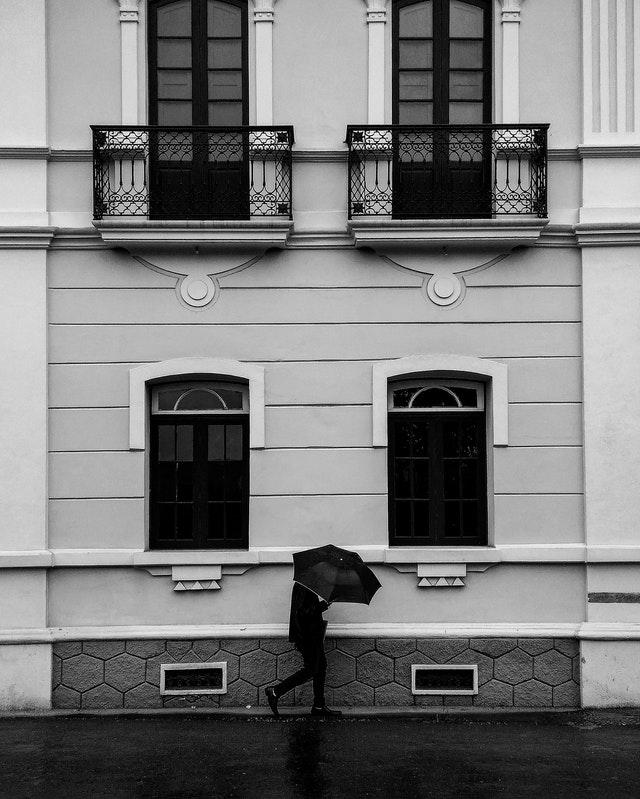
#> input picture docs/LABS/TP 2 Image Filtering/walking.jpg, 640 x 799 px; the run also reads 1 picture not shown here
$ jupyter execute --allow-errors TP2_Image_Filtering.ipynb   (shell and % lines are left out)
#> lines starting #> are read from the running program, lines starting #| are printed output that depends on the picture
# Image Filtering

The main objectives of this module are:

* Implement point filtering with look-up tables.
* Implement region filtering with kernel convolution, morphological operations and edge detection.
* Understand spatial frequency information with the Fourier transform.

## 1. Look-up tables

Look-up tables are a very useful tool to perform simple pixel-level filtering of an image.

Numpy arrays indexing ([see reference here](http://docs.scipy.org/doc/numpy/user/basics.indexing.html)) is a very powerful tool, but can be a bit counter-intuitive at first. We will use it to quickly create and use look-up tables to transform an image.

Look at the short example below.

We construct an image with 4 possible values for each pixel (-> $I(x,y) \in \{0,1,2,3\}$). We then build the following LUT:

|Input value|Output value|
|--|--|
|0|2|
|1|3|
|2|1|
|3|0|

And we apply it on the image.

[cell 1]
import numpy as np
import matplotlib.pyplot as plt
from matplotlib import cm

# Let's create a 3x3 "image" with 4 possible pixel values (in [0,3])
im = np.array([[1,0,2],[2,1,3],[3,3,1]])

# look-up table is a vector of size 4 mapping the new value for the pixels of m
lut = np.array([2,3,1,0]) # maps 0 -> 2, 1 -> 3, 2 -> 1, 3 -> 0

plt.figure(figsize=(8,2))
plt.plot(lut)
plt.title('Look-up table')
plt.show()

# we can use numpy vector indexing to apply the look-up table:
new_im = lut[im] # This will create a new array with the same size as m

plt.figure(figsize=(8,4))
plt.subplot(1,2,1) #supblot is useful to display images side-by-side
plt.imshow(im, cmap=cm.gray)
plt.title('Original')
plt.subplot(1,2,2)
plt.imshow(new_im, cmap=cm.gray)
plt.title('LUT(Original)')
plt.show()

So a LUT for a grayscale image will be a 256-length vector. The first value in this vector will be the "new value to give all pixels that are equal to 0 in the original image".

For inverting a greyscale image, this would mean that we want all 0s to become 255s, all 1s to become 254s, etc...

[cell 2]
# so lut_inv[0] = 255, lut_inv[255] = 0
## -- Your code here -- ##
lut_inv = np.arange(256)[::-1] #creating vector of size 256 with values from 0 to 255 and take the reverse order

**Starting from this example, create the following LUTs** and apply them to the "walking.jpg" image:
1. For inverting an image (so that $0 \rightarrow 255$, $255 \rightarrow 0$)
1. To keep only graylevel such that $g \ge t$, setting all other values to 0.
1. To reduce the number of gray levels from 256 to 8 (so that $255 \rightarrow 7$, $0 \rightarrow 0$).
1. To "stretch" the histogram so that, given a **minimum value** $T_{min}$ and a **maximum value** $T_{max}$, we have :
    * If $I(x,y) < T_{min}$, the new value is set to 0
    * If $I(x,y) > T_{max}$, the new value is set to 255
    * Values between $T_{min}$ and $T_{max}$ are stretched to cover the entire histogram.
1. to perform an **equalization** of the walking.jpg image (so that the histogram becomes "as flat as possible")

[cell 3]
#1. For inverting an image

from skimage.io import imread,imshow,imsave
## -- Your code here -- ##
img = imread("walking.jpg")
#> img is the input picture: shape (799, 640); min 0, max 255, mean 121.2
img_inv = lut_inv[img]
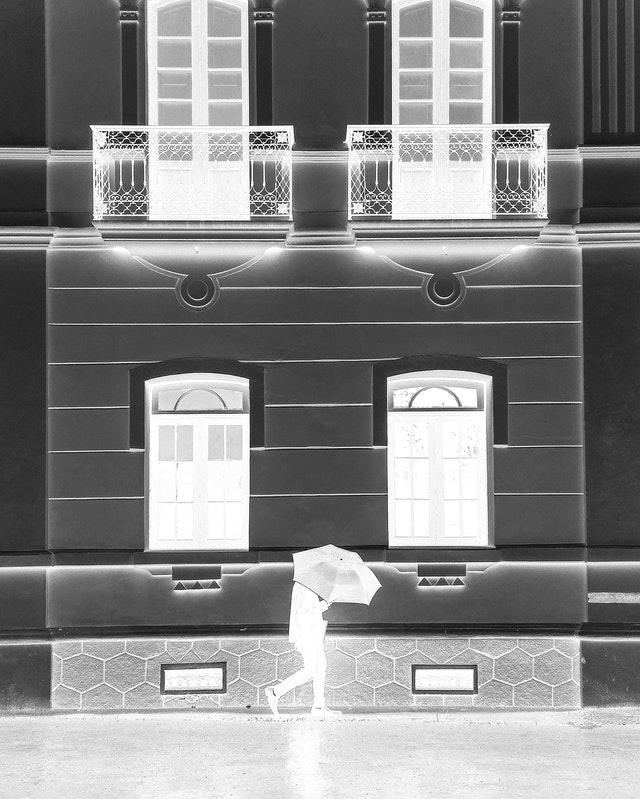
#> img_inv: shape (799, 640) int64; min 0, max 255, mean 133.8
plt.subplot(1,2,1)
imshow(img,cmap=cm.gray)
plt.subplot(1,2,2)
imshow(img_inv,cmap=cm.gray)

[cell 4]
#2 Keep graylevels above a certain threshold

## -- Your code here -- ##
treshold = 100
lut_treshold = np.arange(256)
for i in range(len(lut_treshold)):
    if lut_treshold[i]<treshold:
        lut_treshold[i]=0
print(lut_treshold)
img_treshold = lut_treshold[img]
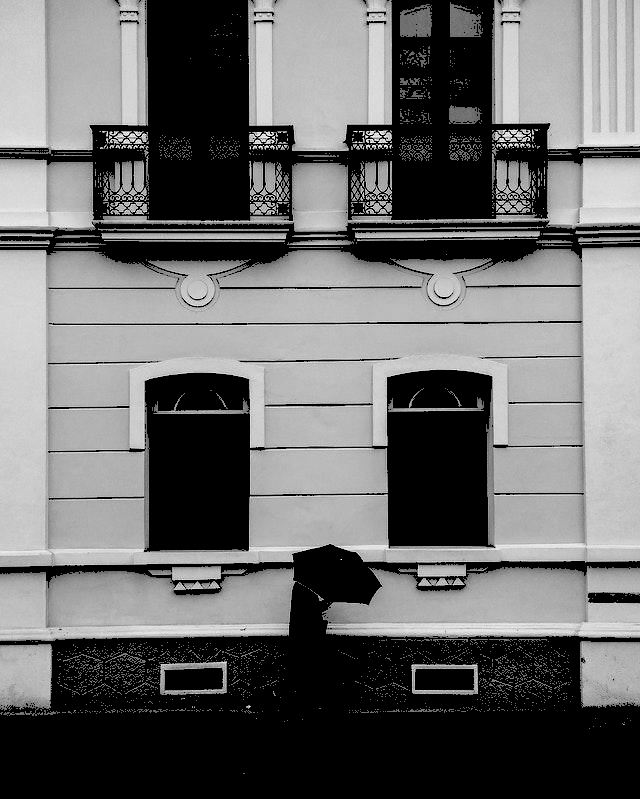
#> img_treshold: shape (799, 640) int64; min 0, max 255, mean 106.8
plt.subplot(1,2,1)
imshow(img,cmap=cm.gray)
plt.subplot(1,2,2)
imshow(img_treshold,cmap=cm.gray)

Let's have a quick look at the effect on the histogram:

[cell 5]
## -- Your code here -- ##
def make_histogram(img):
    hist = np.zeros(256)
    for i in range(img.shape[0]):
        for j in range(img.shape[1]):
            hist[img[i,j]]+=1
    hist = hist/hist.sum()
    return hist
hist=make_histogram(img)
#> hist = 256 values, max 0.0231 at index 0, min 5.87e-06 at index 251, mean 0.00391
hist_tres=make_histogram(img_treshold)
#> hist_tres = 256 values, max 0.404 at index 0, min 0 at index 1, mean 0.00391
hist_tres[0]=0 #remove the peak at 0
plt.subplot(1,2,1)
plt.plot(hist)
plt.subplot(1,2,2)
plt.plot(hist_tres)

As we can see, we have a huge peak at 0, as all pixels that had a value between 0 and the threshold have been set to 0. The rest of the histogram has the same shape as before (except it obviously looks flatter next to the 0 peak).

Next, we want to reduce the number of gray levels from 256 to 8 (meaning that we reduce the "dynamic range" of the image). So we want lut[0] = 0 and lut[255] = 7:

[cell 6]
#3 To reduce the number of gray levels from 256 to 8

## -- Your code here -- ##

lut_8 = np.arange(256)%8
lut_8.sort()
#or simply do lut_8 = np.arange(256)//32
print(lut_8)
img_8 = lut_8[img]
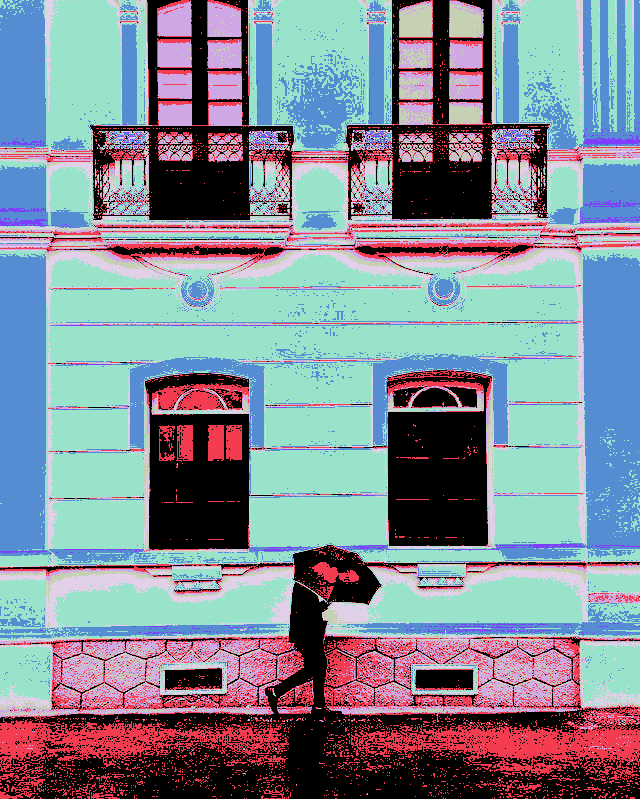
#> img_8: shape (799, 640) int64; 8 distinct labels, from 0 to 7; one colour per label, 0 black
imshow(img_8,cmap=cm.gray)

Now we want to "stretch" the histogram by doing an auto-level. The goal of stretching the histogram is to better use the dynamic range. If we look at the histogram from the original image, we can see that we mostly don't use values above around 220.

In other words, there are very few "bright" pixels in the image. On the other end, we do have black pixels, so we don't need to stretch in that direction. For the purpose of demonstrating histogram stretching, however, we will still use a T_min of 5.

[cell 7]
#4 To "stretch" the histogram

## -- Your code here -- ##
Tmin = 5 #minimum threshold
Tmax = 220 #maximum threshold
LUT = np.arange(256)
LUT[:Tmin]=0 #apply the threshold
LUT[Tmax:]=255
LUT[Tmin:Tmax] = (LUT[Tmin:Tmax]-Tmin)*(255/(Tmax-Tmin)) #interpolation between Tmin and Tmax

plt.figure()
plt.plot(LUT)
plt.show()
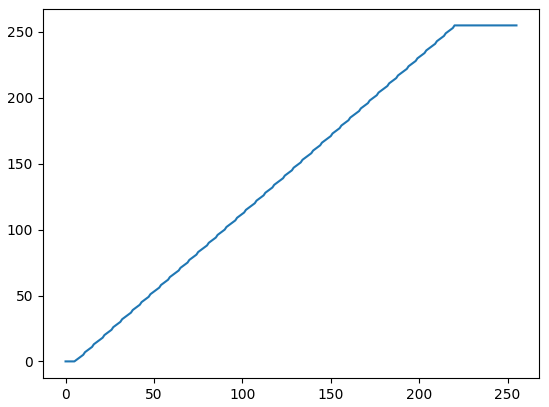
#> figure drawn by matplotlib, 1 panel; curve peaks at x = 220, y = 255

With that, we make the "bright" parts of the image "whiter", and the dark part darker, without losing much information in the process. A way to automate the selection of the thresholds would be to use percentiles in the cumulative histogram. For instance, we could say that we use the percentiles 2 and 98 as lower and upper thresholds, so as to only "lose" 4\% of the pixel information in the process:

[cell 8]
## -- Your code here -- ##
def cumulate_histogram(img):
    hist = make_histogram(img)
    cum_hist = np.zeros(256)
    for i in range(256):
        cum_hist[i]=cum_hist[i-1]+hist[i]
#> after the loop, cum_hist = 256 values from 0.0231 to 1
    return cum_hist
cum_hist = cumulate_histogram(img)
#> cum_hist = 256 values from 0.0231 to 1
plt.figure()
plt.plot(cum_hist)
plt.show()

for v in range(256):
    if cum_hist[v]>0.02 : break
Tmin = v
for v in range(256):
    if cum_hist[v]>0.98 : break
Tmax = v
print(Tmin,Tmax)

[cell 9]
# Compute LUT & apply to image:

## -- Your code here -- ##
LUT = np.arange(256)
LUT[:Tmin]=0 #apply the threshold
LUT[Tmax:]=255
LUT[Tmin:Tmax] = (255/(Tmax-Tmin))*(LUT[Tmin:Tmax]-Tmin) #the - Tmin is to rectify the offset
img_stretched = LUT[img]
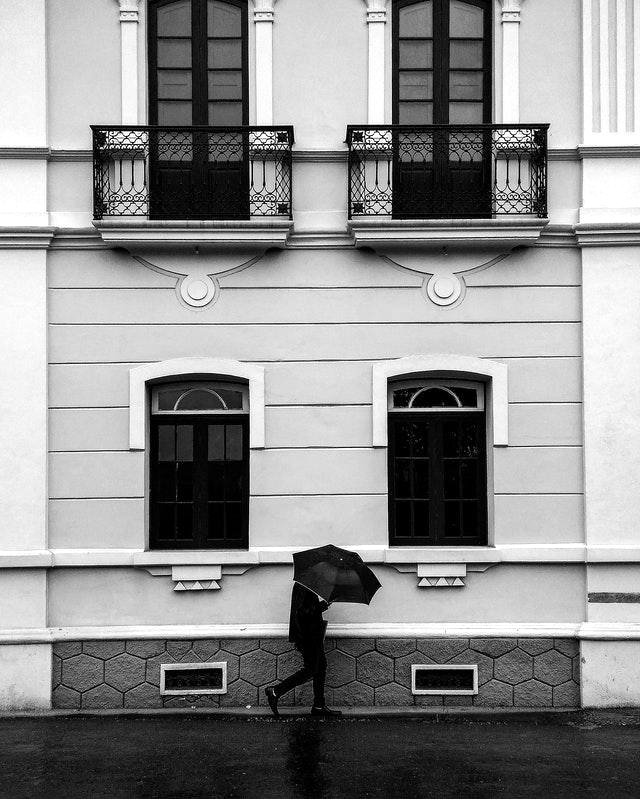
#> img_stretched: shape (799, 640) int64; min 0, max 255, mean 141.8
plt.subplot(1,2,1)
imshow(img,cmap=cm.gray)
plt.subplot(1,2,2)
imshow(img_stretched,cmap=cm.gray)

This time, Tmin has been set as 0 (so we don't modify the dark tones of the image), and Tmax at 217. The image,which was a bit underexposed, now has a better contrast (but this operation is not lossless!).

We now need to do equalization. The goal of equalization is to distribute the histogram as equally as possible. This is done quite simply by using the cumulative histogram as a look-up table ! We first have to normalize the cumulative histogram to the 0-255 range, then we can use it to equalize the image.

[cell 10]
#5 Normalize to 0-255 range & convert to integer

## -- Your code here -- ##
LUT = np.arange(256)
LUT = (cum_hist*255).astype("uint8")
#> LUT = 256 values from 5 to 254
img_normalized = LUT[img]
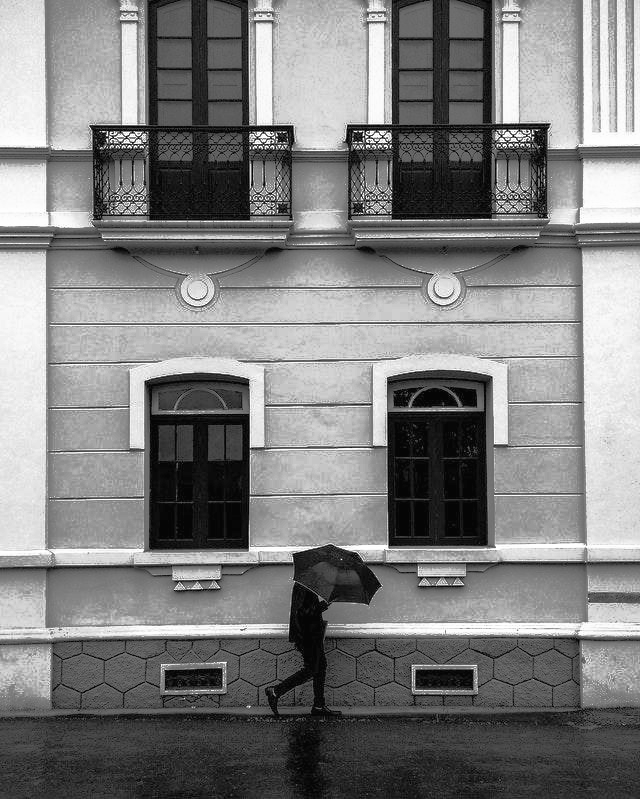
#> img_normalized: shape (799, 640); min 5, max 254, mean 127.9
plt.subplot(2,2,1)
imshow(img,cmap=cm.gray)
plt.subplot(2,2,2)
imshow(img_normalized,cmap=cm.gray)
plt.subplot(2,2,3)
plt.hist(img.flatten(),bins=range(257))
plt.subplot(2,2,4)
plt.hist(img_normalized.flatten(),bins=range(257))
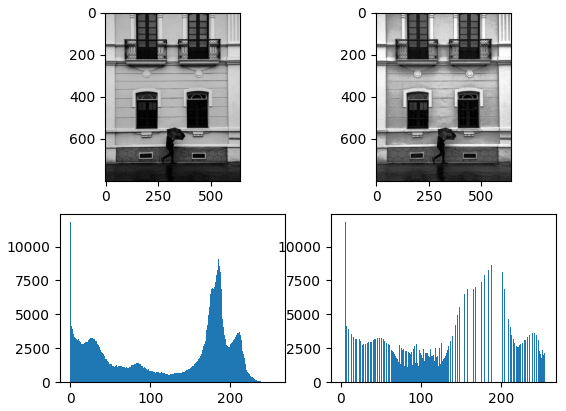
#> figure drawn by matplotlib, 4 panels; panel 3: tallest bar 11794 high, from x = 0 to 1; panel 4: tallest bar 11794 high, from x = 5 to 6

As we can see, the peaks of the original histogram have been stretched to use more values, while the lower values were compressed together. This allows us to fully use the entire dynamic range, better than with the auto-level. However, the change is much more noticeable and produces an image that doesn't look natural. Depending on the application, it may or may not be interesting to do it. Here, for instance, details on the windows are more noticeable, but the image gets a "grainy" look.

**Need more help? You can check the following videos:**

* [Look-Up Tables](https://www.youtube.com/watch?v=PHiiKoSsVac&list=PLI3XOM9BWLSW6vTPxc9ZfSABS31o7HMub&index=13)
* [Auto-levels](https://www.youtube.com/watch?v=DLN4jfBJakQ&list=PLI3XOM9BWLSW6vTPxc9ZfSABS31o7HMub&index=14)
* [Equalization](https://www.youtube.com/watch?v=C44WuMUudik&list=PLI3XOM9BWLSW6vTPxc9ZfSABS31o7HMub&index=15)

## 2. Kernel convolution

A convolution (in image processing) is a transformation of an image by a kernel. Each pixel from the original image will be replaced by the sum of all pixels from the neighbourhood defined by the kernel size multiplied element-wise with the values of the kernel.

Although the convolution operation is available in the scipy library, but before using it we want to code it so as to really understand what's happening. Let's use a small:

[cell 11]
# The "image" will be a 5x5 array
a = np.arange(25).reshape((5,5))
new_a = a.copy()
print("a")
print(a)

# We take a 3x3 kernel
k = np.arange(9).reshape((3,3))-4
print("k")
print(k)

# What will the new value of the pixel "6" be in the new image ?
# We have to center the kernel on that pixel, and multiply all the corresponding values:
conv_6 = a[0:3,0:3]*k
print("multiplying neighbourhood of '6' by kernel")
print(conv_6)

# Then we sum those values
new6 = conv_6.sum()
new_a[1,1] = new6

print("image with new value for '6'")
print(new_a)

The most difficult part of the operation is to decide what to do about the borders. What's the neighbourhood of the "0" pixel in the previous example?

Some common strategies are zero-padding (adding 0s all around the image) or same-padding (giving the pixels "around" the image the same value as the pixel closest to them). Another strategy is to just ignore those and to reduce the size of the image after the convolution.

Now let's make a function to do the convolution on the whole image, using zero-padding:

[cell 12]
def convolve(im,k):
    ## -- Your code here -- ##
    new_im = im.copy()
    padded_im = np.pad(new_im, pad_width=1, mode='constant', constant_values=0) #add 0 around the image
    for y in range(new_im.shape[0]):
        for x in range(new_im.shape[1]):
            new_im[y,x] = (padded_im[1+y-k.shape[0]//2:2+y+k.shape[0]//2,1+x-k.shape[1]//2:2+x+k.shape[1]//2]*k).sum() #replace pixel by kernel convolution of k
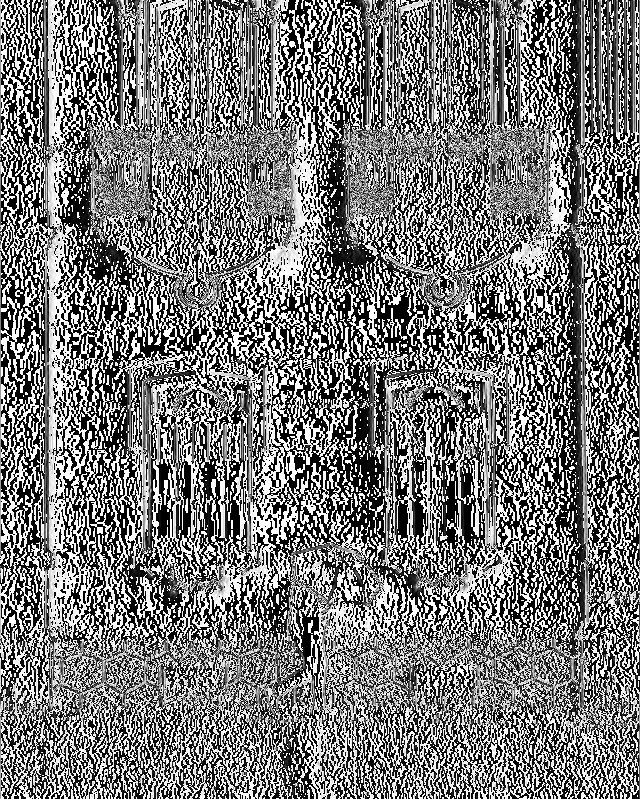
#> new_im: shape (799, 640); min 0, max 255, mean 120.9
    return new_im
#on image
## -- Your code here -- ##
k=np.array([[1,0,-1],[1,0,-1],[1,0,-1]]).astype("float")
convolved_im = convolve(img,k)
plt.subplot(1,2,1)
imshow(img,cmap=cm.gray)
plt.subplot(1,2,2)
imshow(convolved_im,cmap=cm.gray)

As we can see, this particular kernel has the effect of blurring slightly the image. A bigger kernel would blur it more.

For the next part, we will use the skimage implementations of the mean & median filters and see how they perform at noise reduction. We start with the noisy image, and try some mean filters with different sizes.

[cell 13]
from skimage.filters.rank import mean, median
from skimage.morphology import disk
from scipy.signal import convolve2d

## -- Your code here -- ##
#mean filter
k_size=5
kernel = np.ones((k_size,k_size))
kernel = kernel/kernel.sum()
print(kernel)
im_out = convolve2d(img,kernel)

#disk filter
kernel = disk(5)
print(kernel)
mean_im = mean(img,kernel)
median_im = median(img,kernel)
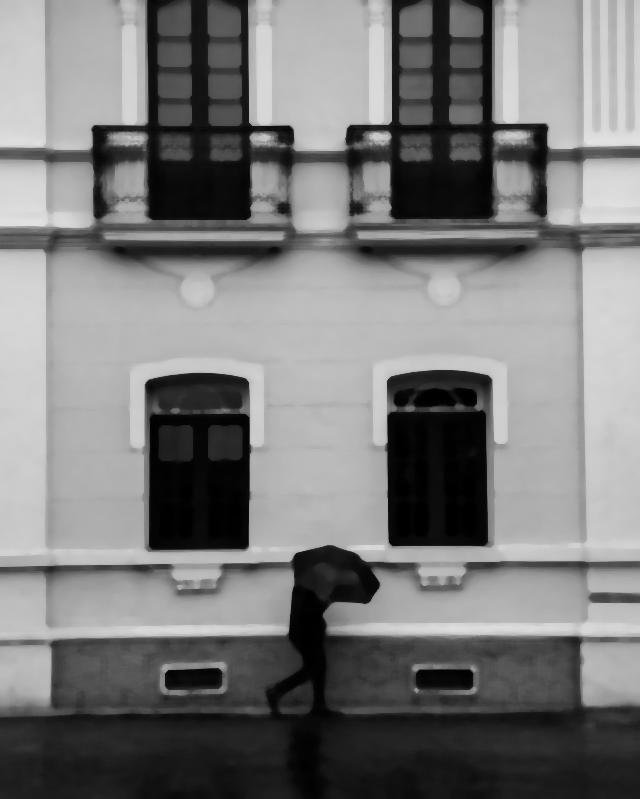
#> median_im: shape (799, 640); min 0, max 227, mean 122.2
plt.subplot(1,3,1)
imshow(img,cmap=cm.gray)
plt.subplot(1,3,2)
imshow(mean_im,cmap=cm.gray)
plt.subplot(1,3,3)
imshow(median_im,cmap=cm.gray)
#> (the rest of the program and of its run is left out)
